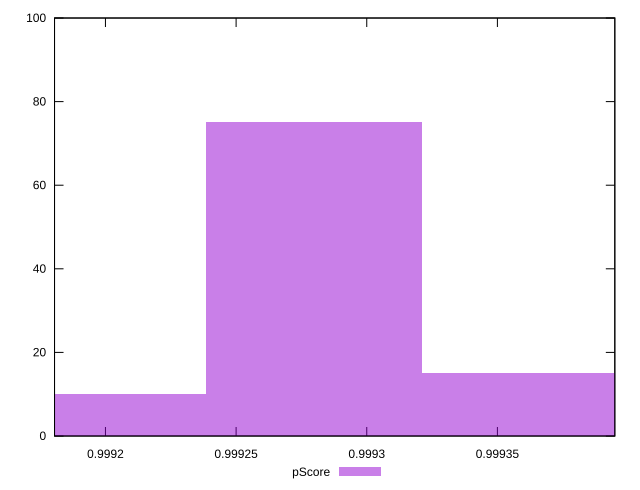

The script that saved this image:
reset

$pScore <<EOF
0.9992797527678009 75
0.9993621607962331 15
0.9991973447393688 10
EOF

set key outside below
set boxwidth 0.0000824080284321129
set xrange [0.999180517073179:0.9993949334777126]
set yrange [0:100]
set trange [0:100]
set style fill transparent solid 0.5 noborder
set terminal svg size 640, 490 enhanced background rgb 'white'
set output "reports/report_00030_2021-02-24T20-42-31.540Z/first-cpu-idle/samples/agenda/pScore/histogram.svg"

plot $pScore title "pScore" with boxes

reset
